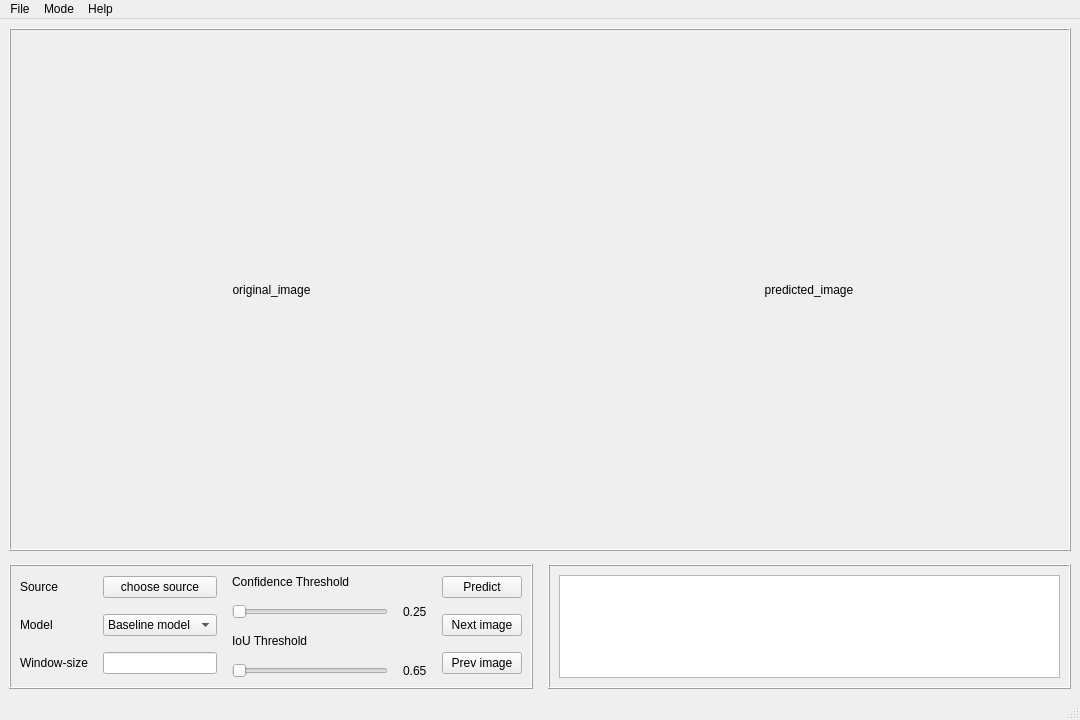
<?xml version="1.0" encoding="UTF-8"?>
<ui version="4.0">
 <class>MainWindow</class>
 <widget class="QMainWindow" name="MainWindow">
  <property name="geometry">
   <rect>
    <x>0</x>
    <y>0</y>
    <width>1080</width>
    <height>720</height>
   </rect>
  </property>
  <property name="windowTitle">
   <string>MainWindow</string>
  </property>
  <widget class="QWidget" name="centralwidget">
   <layout class="QHBoxLayout" name="horizontalLayout">
    <item>
     <layout class="QGridLayout" name="gridLayout" rowstretch="10,2">
      <property name="horizontalSpacing">
       <number>15</number>
      </property>
      <property name="verticalSpacing">
       <number>13</number>
      </property>
      <item row="1" column="1">
       <widget class="QFrame" name="frame_label_area">
        <property name="frameShape">
         <enum>QFrame::Box</enum>
        </property>
        <property name="frameShadow">
         <enum>QFrame::Raised</enum>
        </property>
        <layout class="QHBoxLayout" name="horizontalLayout_6">
         <item>
          <widget class="QTextEdit" name="textEdit_show_label"/>
         </item>
        </layout>
       </widget>
      </item>
      <item row="0" column="0" colspan="2">
       <widget class="QFrame" name="frame_image_area">
        <property name="layoutDirection">
         <enum>Qt::LeftToRight</enum>
        </property>
        <property name="frameShape">
         <enum>QFrame::Box</enum>
        </property>
        <property name="frameShadow">
         <enum>QFrame::Raised</enum>
        </property>
        <property name="lineWidth">
         <number>1</number>
        </property>
        <property name="midLineWidth">
         <number>0</number>
        </property>
        <layout class="QHBoxLayout" name="horizontalLayout_7">
         <item>
          <layout class="QGridLayout" name="gridLayout_3">
           <property name="horizontalSpacing">
            <number>35</number>
           </property>
           <item row="0" column="0">
            <widget class="QLabel" name="label_original_image">
             <property name="text">
              <string>original_image</string>
             </property>
             <property name="alignment">
              <set>Qt::AlignCenter</set>
             </property>
            </widget>
           </item>
           <item row="0" column="1">
            <widget class="QLabel" name="label_predicted_image">
             <property name="text">
              <string>predicted_image</string>
             </property>
             <property name="alignment">
              <set>Qt::AlignCenter</set>
             </property>
            </widget>
           </item>
          </layout>
         </item>
        </layout>
       </widget>
      </item>
      <item row="1" column="0">
       <widget class="QFrame" name="frame_setup_area">
        <property name="sizePolicy">
         <sizepolicy hsizetype="Expanding" vsizetype="Expanding">
          <horstretch>0</horstretch>
          <verstretch>0</verstretch>
         </sizepolicy>
        </property>
        <property name="frameShape">
         <enum>QFrame::Box</enum>
        </property>
        <property name="frameShadow">
         <enum>QFrame::Raised</enum>
        </property>
        <layout class="QHBoxLayout" name="horizontalLayout_2" stretch="3,5,1">
         <property name="spacing">
          <number>15</number>
         </property>
         <item>
          <layout class="QGridLayout" name="gridLayout_2">
           <item row="0" column="0">
            <widget class="QLabel" name="label_source">
             <property name="text">
              <string>Source </string>
             </property>
            </widget>
           </item>
           <item row="1" column="0">
            <widget class="QLabel" name="label_model">
             <property name="text">
              <string>Model </string>
             </property>
            </widget>
           </item>
           <item row="2" column="0" colspan="2">
            <widget class="QLabel" name="label_winsize">
             <property name="text">
              <string>Window-size</string>
             </property>
            </widget>
           </item>
           <item row="2" column="2">
            <widget class="QLineEdit" name="lineEdit_set_winside"/>
           </item>
           <item row="1" column="2">
            <widget class="QComboBox" name="comboBox_choose_model">
             <item>
              <property name="text">
               <string>Baseline model</string>
              </property>
             </item>
             <item>
              <property name="text">
               <string>Sliding window</string>
              </property>
             </item>
            </widget>
           </item>
           <item row="0" column="2">
            <widget class="QPushButton" name="pushButton_choose_source">
             <property name="text">
              <string>choose source</string>
             </property>
            </widget>
           </item>
          </layout>
         </item>
         <item>
          <layout class="QVBoxLayout" name="verticalLayout_3">
           <item>
            <layout class="QVBoxLayout" name="verticalLayout">
             <item>
              <widget class="QLabel" name="label_conf">
               <property name="text">
                <string>Confidence Threshold</string>
               </property>
              </widget>
             </item>
             <item>
              <layout class="QHBoxLayout" name="horizontalLayout_3">
               <item>
                <widget class="QSlider" name="slider_conf">
                 <property name="orientation">
                  <enum>Qt::Horizontal</enum>
                 </property>
                </widget>
               </item>
               <item>
                <widget class="QLabel" name="label_conf_value">
                 <property name="text">
                  <string>0.25</string>
                 </property>
                </widget>
               </item>
              </layout>
             </item>
            </layout>
           </item>
           <item>
            <layout class="QVBoxLayout" name="verticalLayout_2">
             <item>
              <widget class="QLabel" name="label_iou">
               <property name="text">
                <string>IoU Threshold</string>
               </property>
              </widget>
             </item>
             <item>
              <layout class="QHBoxLayout" name="horizontalLayout_4">
               <item>
                <widget class="QSlider" name="slider_iou">
                 <property name="orientation">
                  <enum>Qt::Horizontal</enum>
                 </property>
                </widget>
               </item>
               <item>
                <widget class="QLabel" name="label_iou_value">
                 <property name="text">
                  <string>0.65</string>
                 </property>
                </widget>
               </item>
              </layout>
             </item>
            </layout>
           </item>
          </layout>
         </item>
         <item>
          <layout class="QVBoxLayout" name="verticalLayout_4">
           <item>
            <widget class="QPushButton" name="pushButton_run_prediction">
             <property name="text">
              <string>Predict</string>
             </property>
            </widget>
           </item>
           <item>
            <widget class="QPushButton" name="pushButton_next_image">
             <property name="text">
              <string>Next image</string>
             </property>
            </widget>
           </item>
           <item>
            <widget class="QPushButton" name="pushButton_previous_image">
             <property name="text">
              <string>Prev image</string>
             </property>
            </widget>
           </item>
          </layout>
         </item>
        </layout>
       </widget>
      </item>
     </layout>
    </item>
   </layout>
  </widget>
  <widget class="QMenuBar" name="menubar">
   <property name="geometry">
    <rect>
     <x>0</x>
     <y>0</y>
     <width>1080</width>
     <height>22</height>
    </rect>
   </property>
   <widget class="QMenu" name="menuFile">
    <property name="title">
     <string>File</string>
    </property>
    <addaction name="actionOpen"/>
    <addaction name="actionExample"/>
    <addaction name="actionQuit"/>
   </widget>
   <widget class="QMenu" name="menuMode">
    <property name="title">
     <string>Mode</string>
    </property>
    <addaction name="actionmode1"/>
    <addaction name="actionmode2"/>
    <addaction name="separator"/>
    <addaction name="actionmode3"/>
    <addaction name="actionmode4"/>
    <addaction name="actionmode5"/>
   </widget>
   <widget class="QMenu" name="menuHelp">
    <property name="title">
     <string>Help</string>
    </property>
    <addaction name="actionHelp"/>
    <addaction name="actionDocument"/>
    <addaction name="separator"/>
    <addaction name="actionAbout_Project"/>
    <addaction name="actionAbout_Qt"/>
   </widget>
   <addaction name="menuFile"/>
   <addaction name="menuMode"/>
   <addaction name="menuHelp"/>
  </widget>
  <widget class="QStatusBar" name="statusbar"/>
  <action name="actionOpen">
   <property name="text">
    <string>Open</string>
   </property>
  </action>
  <action name="actionExample">
   <property name="text">
    <string>Example</string>
   </property>
  </action>
  <action name="actionQuit">
   <property name="text">
    <string>Quit</string>
   </property>
  </action>
  <action name="actionmode1">
   <property name="text">
    <string>mode1</string>
   </property>
  </action>
  <action name="actionmode2">
   <property name="text">
    <string>mode2</string>
   </property>
  </action>
  <action name="actionmode3">
   <property name="text">
    <string>mode3</string>
   </property>
  </action>
  <action name="actionmode4">
   <property name="text">
    <string>mode4</string>
   </property>
  </action>
  <action name="actionmode5">
   <property name="text">
    <string>mode5</string>
   </property>
  </action>
  <action name="actionHelp">
   <property name="text">
    <string>Help</string>
   </property>
  </action>
  <action name="actionDocument">
   <property name="text">
    <string>Document</string>
   </property>
  </action>
  <action name="actionAbout_Project">
   <property name="text">
    <string>About Project</string>
   </property>
  </action>
  <action name="actionAbout_Qt">
   <property name="text">
    <string>About Qt</string>
   </property>
  </action>
 </widget>
 <resources/>
 <connections/>
</ui>
